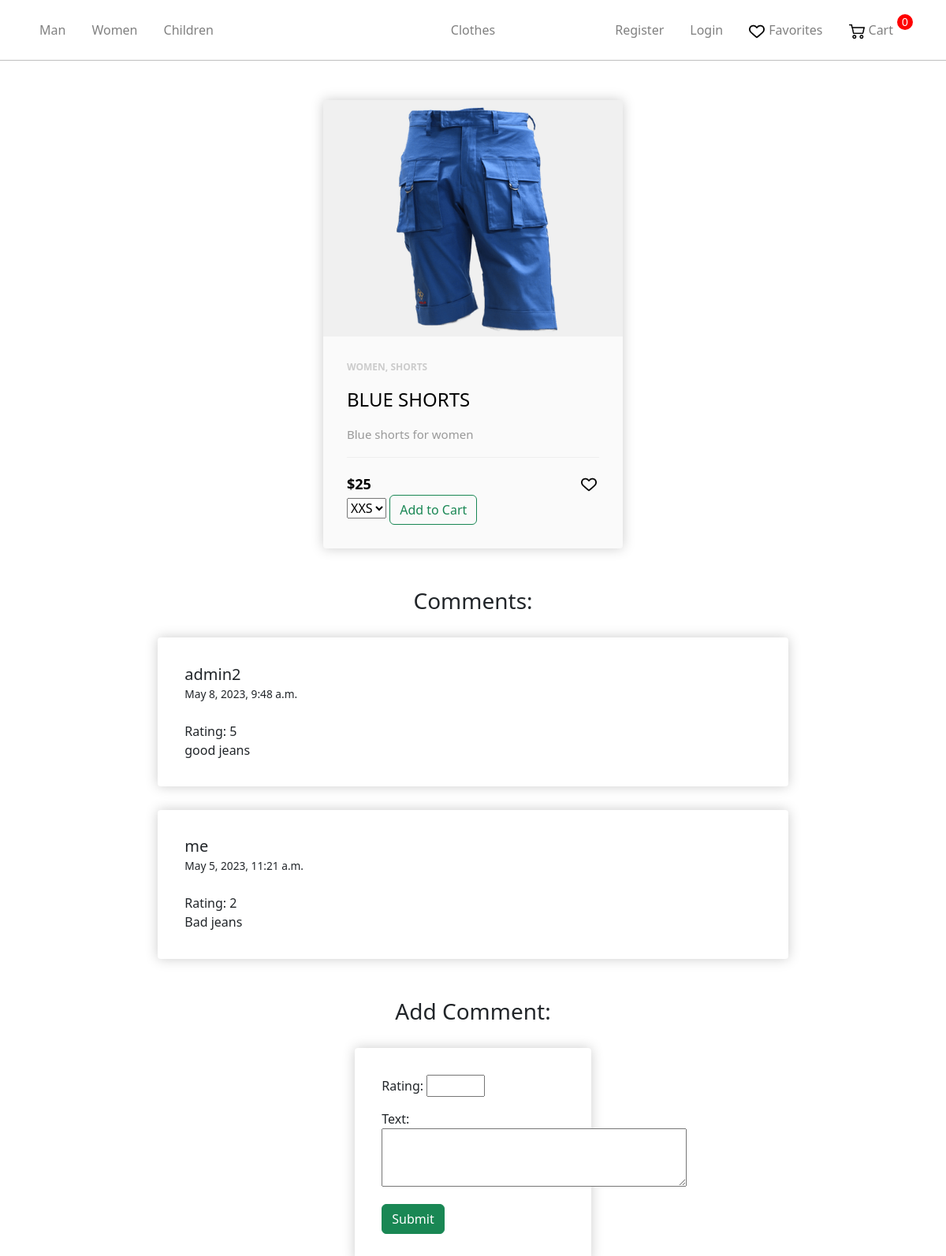
Screenshot of /product/testproduct2/ with the database file from the repository.
### store/models.py (models this page shows, shortened)
class Gender(models.Model):
    name = models.CharField(max_length=100, db_index=True)
    slug = models.SlugField(max_length=255, unique=True, db_index=True)
    categories_id = models.ManyToManyField('Category')
    def __str__(self):
        return self.name
    def get_absolute_url(self):
        return reverse('gender', kwargs={'gender_slug': self.slug})

class Product(models.Model):
    AVAILABILITY =(
        ('Y', 'В наличии'),
        ('N', 'Нет в наличии'),
    )
    name = models.CharField(max_length=255)
    slug = models.SlugField(max_length=255, unique=True, db_index=True)
    description = models.TextField(blank=True)
    discount = models.BooleanField(default=False)
    price = models.IntegerField()
    price_discount = models.IntegerField(blank=True)
    photo = models.ImageField(upload_to="photos")
    availability = models.CharField(max_length=1,choices = AVAILABILITY,default = '')
    cat = models.ForeignKey('Category', on_delete=models.PROTECT)
    gender = models.ForeignKey('Gender', on_delete=models.PROTECT)
    sizes = models.ManyToManyField('Size')
    def get_add_favorite(self):
        return reverse('add_to_favorite', kwargs={'product_slug': self.slug})
    def get_comments(self):
        return self.comments.all().order_by('-created_at')

class Category(models.Model):
    name = models.CharField(max_length=100, db_index=True)
    slug = models.SlugField(max_length=255, unique=True, db_index=True)
    def __str__(self):
        return self.name

class Comment(models.Model):
    user = models.ForeignKey(User, on_delete=models.CASCADE)
    product = models.ForeignKey(Product, on_delete=models.CASCADE, related_name='comments')
    text = models.TextField()
    rating = models.IntegerField(default=5, validators=[MinValueValidator(1), MaxValueValidator(5)])
    created_at = models.DateTimeField(auto_now_add=True)

class User(AbstractUser):
    middle_name = models.CharField(max_length=255, blank=True)
    phone_number = models.CharField(max_length=13)

### store/views.py (the view, shortened to what this page needs)
# urls.py: path('product/<slug:product_slug>/',views.product,name='product'),
def product(request, product_slug):
    product = Product.objects.get(slug=product_slug)
    comments = product.get_comments()
    form = CommentForm(request.POST or None)
    if form.is_valid() and not request.user.is_authenticated:
        messages.info(request, 'You must log in to your account to leave a review.')
        return redirect('login')
    context = {
        'product': product,
        'comments': comments,
        'form': form,
    }
    context = get_user_context(context, request)
    return render(request, 'store/product.html', context)

### store/forms.py
class CommentForm(forms.ModelForm):
    rating = forms.IntegerField(widget=forms.NumberInput(attrs={'min': '1', 'max': '5', 'step': '1'}), required=True)
    text = forms.CharField(widget=forms.Textarea(attrs={'rows': 3}))
    class Meta:
        model = Comment
        fields = ('rating', 'text')

### store/utils.py (called while the page is built)
def get_user_context(dict,request):
    context = dict
    genders = Gender.objects.all()
    ordered = 1
    if not request.user.is_authenticated:
        ordered = 0
    else:
        order_qs = Order.objects.filter(user=request.user, ordered=False)
        if order_qs.exists():
            context["order"] = order_qs[0]
        else:
            ordered = 0
    context["genders"] = genders
    context["gender_selected"] = -1
    context["cat_selected"] = -1
    context["ordered"] = ordered
    return context

### store/templates/store/product.html (shortened to what this page needs)
{% extends 'store/layout.html' %}
{% load static %}
{% load store_tags %}
{% block content %}
    <div class="product-card" style="box-shadow:hsl(0, 0%, 80%) 0 0 16px; border-radius: 4px">
		<div class="product-tumb">
			<img src="{{product.photo.url}}" alt="">
		</div>
		<div class="product-details">
			<span class="product-catagory">{{product.gender}}, {{product.cat}}</span>
			<h4>{{product.name}}</h4>
			<p>{{product.description}}</p>
			<div class="product-bottom-details">
				{%if product.discount%}
				<div style="color: red" class="product-price"><small style="color: black">${{product.price_discount}}</small>${{product.price}}</div>
				{%else%}
				<div style="color: black" class="product-price">${{product.price}}</div>
				{%endif%}
				<div class="product-links">
					<a href="{{product.get_add_favorite}}"><i class="fa fa-heart"><img src="../../static/store/img/heart.png" alt="Heart Icon"></i></a>
				</div>
			</div>
			<select name="sizes" id="sizes" >
			{%for size in product.sizes.all%}
            <option value="{{size.name}}">{{size.name}}</option>
			{%endfor%}
			</select>
			<input type="button" id="addcart" value="Add to Cart"  name="" class="btn btn-outline-success add-btn">
		</div>
	</div>
    <h3 style="text-align: center;">Comments:</h3>
    {% for comment in comments %}
    <div class="col-md-8" style="box-shadow:hsl(0, 0%, 80%) 0 0 16px; border-radius: 4px; margin: 30px auto;">
        <div class="media g-mb-30 media-comment">
            <div class="media-body u-shadow-v18 g-bg-secondary g-pa-30">
              <div class="g-mb-15">
                <h5 class="h5 g-color-gray-dark-v1 mb-0">{{ comment.user }}</h5>
                <span class="g-color-gray-dark-v4 g-font-size-12">{{ comment.created_at }}</span>
              </div>
              <p style="margin-bottom: 0;"><br>Rating: {{ comment.rating }}<br>{{ comment.text }}</p>
            </div>
        </div>
    </div>
    {% empty %}
        <p style="text-align: center; margin-top: 16px; font-size: 20px;">No comments yet...</p>
    {% endfor %}
    <h3 style="text-align: center; margin-top: 50px;">Add Comment:</h3>
    <div class="col-md-3" style="box-shadow:hsl(0, 0%, 80%) 0 0 16px; border-radius: 4px; margin: 30px auto;">
        <div class="media g-mb-30 media-comment">
            <div class="media-body u-shadow-v18 g-bg-secondary g-pa-30">
                <form method="post" action="{% url 'product' product_slug=product.slug %}">
                    {{ form.as_p }}
                    <button class="btn btn-success add-btn" type="submit">Submit</button>
                </form>
            </div>
        </div>
    </div>
{% endblock %}

### store/templates/store/layout.html (shortened to what this page needs)
{% load static %}
<!doctype html>
<html lang="en">
<head>
    <link rel="stylesheet" href="https://cdn.jsdelivr.net/npm/bootstrap@5.2.3/dist/css/bootstrap.min.css">
    <link rel="stylesheet" href="{% static 'store/css/main.css' %}">
</head>
<body>
    <nav class="navbar navbar-expand-sm navbar-dark main-nav">
    <div class="container justify-content-center">
        <ul class="nav navbar-nav w-100 flex-nowrap">
            {% for gender in genders%}
            <li class="nav-item active">
                {%if gender == gender_selected%}
                <p class="nav-link-selected lk" >{{gender.name}}</p>
                {%else%}
                <a class="nav-link lk" href="{{gender.get_absolute_url}}">{{gender.name}}</a>
                {%endif%}
            {% endfor %}
        </ul>
        <ul class="nav navbar-nav justify-content-center">
            <li class="nav-item"><a class="nav-link" href="{% url 'main' %}">Clothes</a></li>
        </ul>
        <ul class="nav navbar-nav w-100 justify-content-end">
            {% if request.user.is_authenticated %}
            <li class="nav-item">
                <a class="nav-link lk" href="{% url 'logout' %}">Logout</a>
            </li>
            {%else%}
            <li class="nav-item">
                <a class="nav-link lk" href="{% url 'register' %}">Register</a>
            </li>
            <li class="nav-item">
                <a class="nav-link lk" href="{% url 'login' %}">Login</a>
            </li>
            {%endif%}
            <li class="nav-item">
                <a class="nav-link lk icon" href="{% url 'liked' %}"><img src="../../static/store/img/heart.png" alt="Heart Icon">Favorites</a>
            </li>
            <li class="nav-item">
                {%if not ordered%}
                    <p class="cart-total">0</p>
                {%else%}
                    <p class="cart-total">{{order.products.count}}</p>
                {%endif%}
                <a class="nav-link lk icon" href="{% url 'cart' %}"><img src="../../static/store/img/shopping-cart.png" alt="Cart Icon">Cart</a>
            </li>
        </ul>
    </div>
    </nav>
    <hr class="nav">
    {% block content %}
    {% endblock %}
</body>
</html>

### store/static/store/css/main.css (style rules this page uses)
.navbar .icon img { height: 20px; vertical-align: middle; margin-right: 5px; }
.navbar { padding: 18px; }
.navbar-expand-sm .navbar-nav .lk { padding-right: 25px; }
.navbar-nav .nav-link { color: gray; transition: color 0.2s ease-in-out; }
.navbar .cart-total { display: block; text-align: center; color: white; background-color: red; width: 20px; height: 20px; border-radius: 50%; font-size: 14px; font-family: Arial , sans-serif; float: right; }
hr { margin: 0; color: black; }

### store/templates/store/product.html (style rules this page uses)
* { -webkit-box-sizing: border-box; box-sizing: border-box; margin: 0; padding: 0; }
a { text-decoration: none; }
.product-card { width: 380px; position: relative; box-shadow: 0 2px 7px #dfdfdf; margin: 50px auto; background: #fafafa; }
.product-tumb { display: flex; align-items: center; justify-content: center; height: 300px; background: #f0f0f0; }
.product-tumb img { max-width: 100%; max-height: 100%; }
.product-details { padding: 30px; }
.product-catagory { display: block; font-size: 12px; font-weight: 700; text-transform: uppercase; color: #ccc; margin-bottom: 18px; }
.product-details h4 { font-weight: 500; display: block; margin-bottom: 18px; text-transform: uppercase; color: black; text-decoration: none; transition: 0.3s; }
.product-details p { font-size: 15px; line-height: 22px; margin-bottom: 18px; color: #999; }
.product-bottom-details { overflow: hidden; border-top: 1px solid #eee; padding-top: 20px; }
.product-bottom-details div { float: left; width: 50%; }
.product-price { font-size: 18px; color: black; font-weight: 600; }
.product-links { text-align: right; }
.product-links a { display: inline-block; margin-left: 5px; color: #e1e1e1; transition: 0.3s; font-size: 17px; height: 20px; }
.product-links img { height: 20px; padding-right: 3px; transition: .2s; }
@media (min-width: 0) { .g-pa-30 { padding: 2.14286rem !important; } }
.g-font-size-12 { font-size: 0.85714rem !important; }
.media-comment { margin-top:20px }

### rows the page displays
Gender: name "Man"
Gender: name "Women"
Gender: name "Children"
Product: photo (picture), gender "WOMEN", cat "SHORTS", name "BLUE SHORTS", description "Blue shorts for women", price "25"
Comment: user "admin2", created_at "May 8, 2023, 9:48 a.m.", rating "5", text "good jeans"
Comment: user "me", created_at "May 5, 2023, 11:21 a.m.", rating "2", text "Bad jeans"

### other values shown
form field sizes "XXS"
